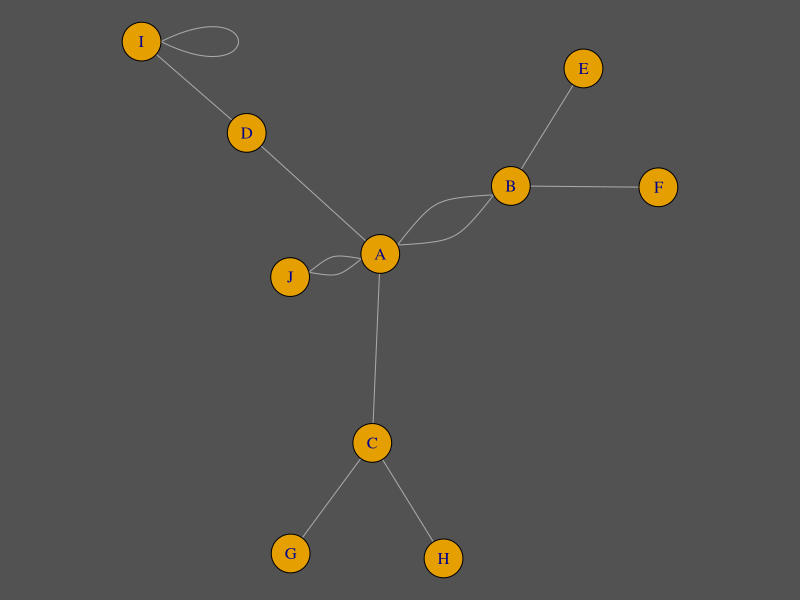
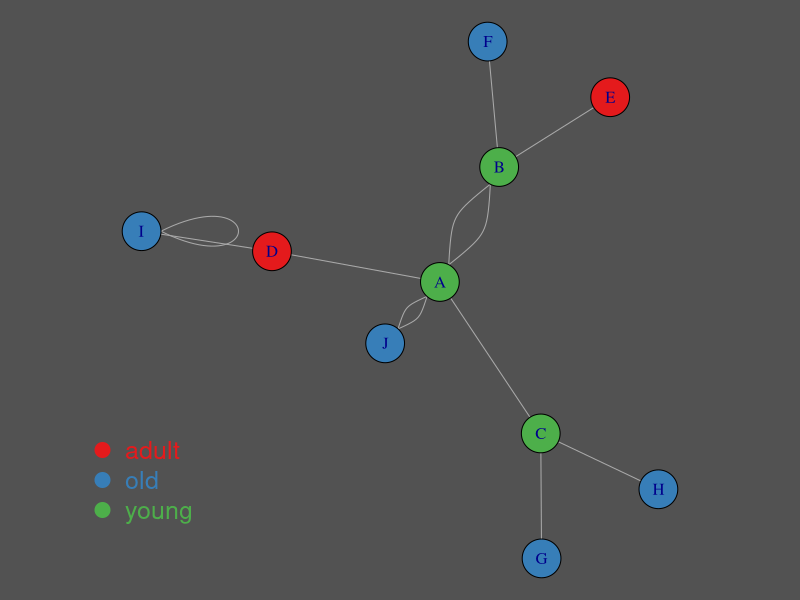
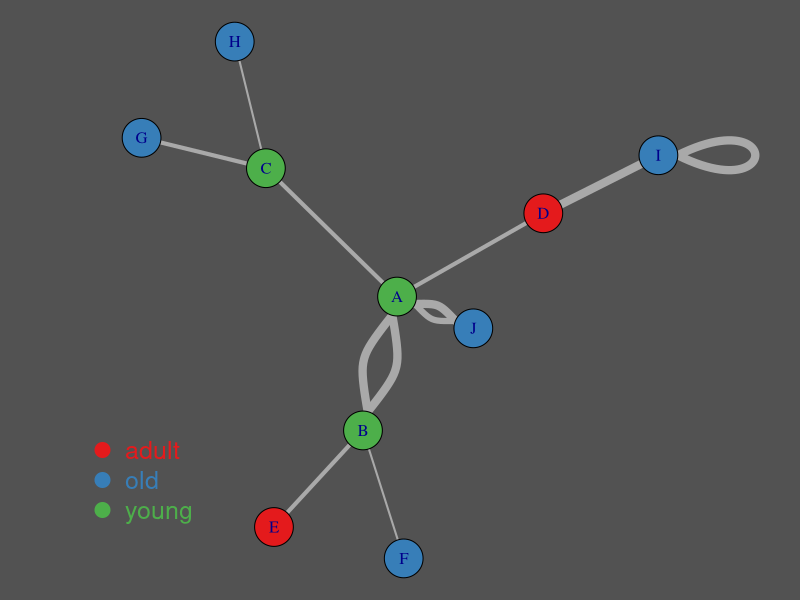

Generate these figures, in order, with R:
# library
library(igraph)

# create data:
links = data.frame(
  source = c("A","A", "A", "A", "A","J", "B", "B", "C", "C", "D","I"),
  target = c("B","B", "C", "D", "J","A","E", "F", "G", "H", "I","I"),
  importance = (sample(1:4, 12, replace = T))
)
nodes = data.frame(
  name = LETTERS[1:10],
  carac = c( rep("young",3), rep("adult",2), rep("old",5))
)

# Turn it into igraph object
network = graph_from_data_frame(d = links, vertices = nodes, directed = F) 

# You can now plot it!
par(bg = "grey32", mar = c(0,0,0,0))
plot(network)

############################################
##            Map a color                 ##
############################################

# Make a palette of 3 colors
library(RColorBrewer)
coul = brewer.pal(3, "Set1") 

# Create a vector of color
my_color = coul[as.numeric(as.factor(V(network)$carac))]

# Make the plot
plot(network, vertex.color = my_color)

# Add a legend
legend("bottomleft", legend = levels(as.factor(V(network)$carac))  , col = coul , bty = "n", pch = 20 ,
       pt.cex = 3, cex = 1.5, text.col = coul , horiz = FALSE, inset = c(0.1, 0.1))

############################################
##        Modify Vertex Labels            ##
############################################

E(network)$importance
plot(network, vertex.color = my_color, edge.width = E(network)$importance * 2 )
legend("bottomleft", legend = levels(as.factor(V(network)$carac))  , col = coul , bty = "n", pch=20 ,
       pt.cex = 3, cex = 1.5, text.col = coul , horiz = FALSE, inset = c(0.1, 0.1))




# source : https://www.r-graph-gallery.com/249-igraph-network-map-a-color/